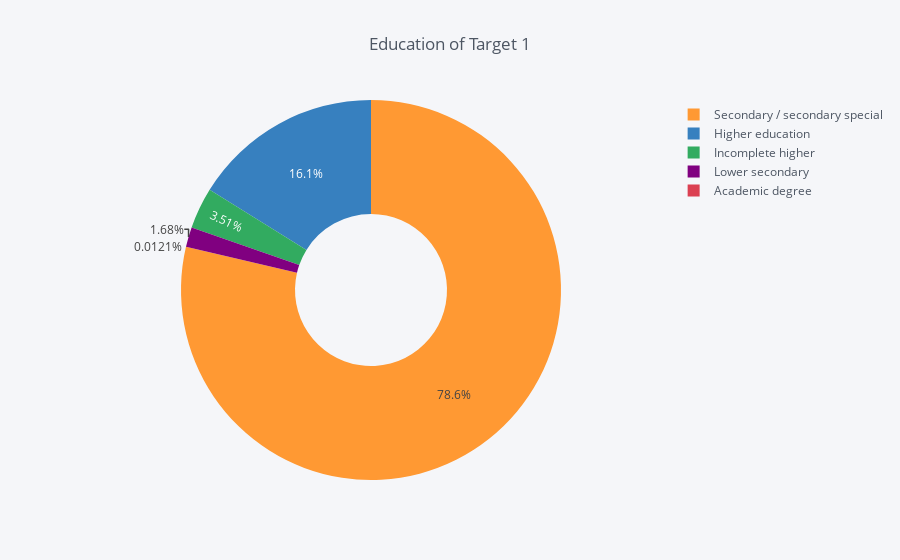

Notebook cell for this chart:
### Code cell
edu1_df = pd.DataFrame({'labels': target1_edu.index,'values': target1_edu.values})
edu1_df.iplot(kind='pie',labels='labels',values='values',
              title='Education of Target 1', hole = 0.4)

### Figure 1 — Plotly figure (JSON) as saved in the notebook; plotly's stock layout.template omitted (floating-point values rounded to 4 significant figures)
{"data": [{"hole": 0.4, "labels": ["Secondary / secondary special", "Higher education", "Incomplete higher", "Lower secondary", "Academic degree"], "marker": {"colors": ["rgba(255, 153, 51, 1.0)", "rgba(55, 128, 191, 1.0)", "rgba(50, 171, 96, 1.0)", "rgba(128, 0, 128, 1.0)", "rgba(219, 64, 82, 1.0)"]}, "name": "", "type": "pie", "values": [19524, 4009, 872, 417, 3]}], "layout": {"legend": {"bgcolor": "#F5F6F9", "font": {"color": "#4D5663"}}, "paper_bgcolor": "#F5F6F9", "plot_bgcolor": "#F5F6F9", "title": "Education of Target 1", "titlefont": {"color": "#4D5663"}}}
